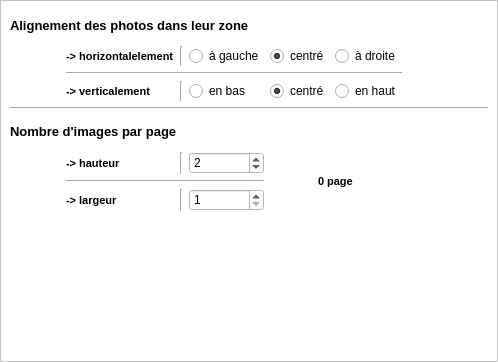
                <widget class="QWidget" name="pagePhotos">
                 <property name="geometry">
                  <rect>
                   <x>0</x>
                   <y>0</y>
                   <width>498</width>
                   <height>362</height>
                  </rect>
                 </property>
                 <property name="maximumSize">
                  <size>
                   <width>16777215</width>
                   <height>16777215</height>
                  </size>
                 </property>
                 <property name="styleSheet">
                  <string notr="true"/>
                 </property>
                 <attribute name="label">
                  <string>PHOTOS (alignement, répartition)</string>
                 </attribute>
                 <layout class="QGridLayout" name="gridLayout_2">
                  <property name="leftMargin">
                   <number>0</number>
                  </property>
                  <property name="topMargin">
                   <number>0</number>
                  </property>
                  <property name="rightMargin">
                   <number>0</number>
                  </property>
                  <property name="bottomMargin">
                   <number>0</number>
                  </property>
                  <property name="spacing">
                   <number>2</number>
                  </property>
                  <item row="0" column="0" colspan="2">
                   <widget class="QFrame" name="fPhotos">
                    <property name="styleSheet">
                     <string notr="true">background-color:white;</string>
                    </property>
                    <property name="frameShape">
                     <enum>QFrame::StyledPanel</enum>
                    </property>
                    <property name="frameShadow">
                     <enum>QFrame::Raised</enum>
                    </property>
                    <layout class="QGridLayout" name="gridLayout_3">
                     <item row="1" column="1">
                      <widget class="QLabel" name="laHorizontalImage">
                       <property name="styleSheet">
                        <string notr="true">

QLabel
{
	color : black;

	font-style: normal;
	font-size: 8pt;
	font-weight: bold;
}

</string>
                       </property>
                       <property name="text">
                        <string>-&gt; horizontalelement</string>
                       </property>
                      </widget>
                     </item>
                     <item row="7" column="0" colspan="3">
                      <widget class="QLabel" name="laNbImages">
                       <property name="minimumSize">
                        <size>
                         <width>0</width>
                         <height>30</height>
                        </size>
                       </property>
                       <property name="maximumSize">
                        <size>
                         <width>16777215</width>
                         <height>30</height>
                        </size>
                       </property>
                       <property name="styleSheet">
                        <string notr="true">

QLabel
{
	color : black;

	font-style: normal;
	font-size: 10pt;
	font-weight: bold;
}

</string>
                       </property>
                       <property name="text">
                        <string>Nombre d'images par page</string>
                       </property>
                      </widget>
                     </item>
                     <item row="10" column="2">
                      <widget class="Line" name="line_17">
                       <property name="orientation">
                        <enum>Qt::Vertical</enum>
                       </property>
                      </widget>
                     </item>
                     <item row="8" column="2">
                      <widget class="Line" name="line_8">
                       <property name="orientation">
                        <enum>Qt::Vertical</enum>
                       </property>
                      </widget>
                     </item>
                     <item row="1" column="0" rowspan="3">
                      <widget class="QLabel" name="laWhite">
                       <property name="minimumSize">
                        <size>
                         <width>50</width>
                         <height>0</height>
                        </size>
                       </property>
                       <property name="maximumSize">
                        <size>
                         <width>50</width>
                         <height>16777215</height>
                        </size>
                       </property>
                       <property name="text">
                        <string/>
                       </property>
                      </widget>
                     </item>
                     <item row="2" column="1" colspan="5">
                      <widget class="Line" name="line_14">
                       <property name="orientation">
                        <enum>Qt::Horizontal</enum>
                       </property>
                      </widget>
                     </item>
                     <item row="8" column="4" rowspan="3" colspan="2" alignment="Qt::AlignHCenter">
                      <widget class="QLabel" name="laNbPages">
                       <property name="styleSheet">
                        <string notr="true">

QLabel
{
	color : black;

	font-style: normal;
	font-size: 8pt;
	font-weight: bold;
}

</string>
                       </property>
                       <property name="text">
                        <string>0 page</string>
                       </property>
                      </widget>
                     </item>
                     <item row="3" column="1">
                      <widget class="QLabel" name="laVerticalImage">
                       <property name="styleSheet">
                        <string notr="true">

QLabel
{
	color : black;

	font-style: normal;
	font-size: 8pt;
	font-weight: bold;
}

</string>
                       </property>
                       <property name="text">
                        <string>-&gt; verticalement</string>
                       </property>
                      </widget>
                     </item>
                     <item row="1" column="5">
                      <widget class="QRadioButton" name="rbRightImage">
                       <property name="text">
                        <string>à droite</string>
                       </property>
                       <attribute name="buttonGroup">
                        <string notr="true">buttonGroup_2</string>
                       </attribute>
                      </widget>
                     </item>
                     <item row="10" column="3">
                      <widget class="QSpinBox" name="sbNbImagesH">
                       <property name="minimum">
                        <number>1</number>
                       </property>
                       <property name="maximum">
                        <number>10</number>
                       </property>
                       <property name="value">
                        <number>1</number>
                       </property>
                      </widget>
                     </item>
                     <item row="3" column="4">
                      <widget class="QRadioButton" name="rbVCenterImage">
                       <property name="text">
                        <string>centré</string>
                       </property>
                       <property name="checked">
                        <bool>true</bool>
                       </property>
                       <attribute name="buttonGroup">
                        <string notr="true">buttonGroup_4</string>
                       </attribute>
                      </widget>
                     </item>
                     <item row="8" column="0" rowspan="3" alignment="Qt::AlignHCenter">
                      <widget class="QLabel" name="laWhite2">
                       <property name="minimumSize">
                        <size>
                         <width>50</width>
                         <height>0</height>
                        </size>
                       </property>
                       <property name="maximumSize">
                        <size>
                         <width>50</width>
                         <height>16777215</height>
                        </size>
                       </property>
                       <property name="text">
                        <string/>
                       </property>
                      </widget>
                     </item>
                     <item row="11" column="3">
                      <spacer name="verticalSpacer">
                       <property name="orientation">
                        <enum>Qt::Vertical</enum>
                       </property>
                       <property name="sizeHint" stdset="0">
                        <size>
                         <width>20</width>
                         <height>40</height>
                        </size>
                       </property>
                      </spacer>
                     </item>
                     <item row="10" column="1">
                      <widget class="QLabel" name="laNbImagesH">
                       <property name="styleSheet">
                        <string notr="true">

QLabel
{
	color : black;

	font-style: normal;
	font-size: 8pt;
	font-weight: bold;
}

</string>
                       </property>
                       <property name="text">
                        <string>-&gt; largeur</string>
                       </property>
                      </widget>
                     </item>
                     <item row="3" column="5">
                      <widget class="QRadioButton" name="rbTopImage">
                       <property name="text">
                        <string>en haut</string>
                       </property>
                       <attribute name="buttonGroup">
                        <string notr="true">buttonGroup_4</string>
                       </attribute>
                      </widget>
                     </item>
                     <item row="8" column="3">
                      <widget class="QSpinBox" name="sbNbImagesV">
                       <property name="minimum">
                        <number>1</number>
                       </property>
                       <property name="maximum">
                        <number>10</number>
                       </property>
                       <property name="value">
                        <number>2</number>
                       </property>
                      </widget>
                     </item>
                     <item row="1" column="4">
                      <widget class="QRadioButton" name="rbHCenterImage">
                       <property name="text">
                        <string>centré</string>
                       </property>
                       <property name="checked">
                        <bool>true</bool>
                       </property>
                       <attribute name="buttonGroup">
                        <string notr="true">buttonGroup_2</string>
                       </attribute>
                      </widget>
                     </item>
                     <item row="8" column="1">
                      <widget class="QLabel" name="laNbImagesV">
                       <property name="styleSheet">
                        <string notr="true">

QLabel
{
	color : black;

	font-style: normal;
	font-size: 8pt;
	font-weight: bold;
}

</string>
                       </property>
                       <property name="text">
                        <string>-&gt; hauteur</string>
                       </property>
                      </widget>
                     </item>
                     <item row="1" column="3">
                      <widget class="QRadioButton" name="rbLeftImage">
                       <property name="text">
                        <string>à gauche</string>
                       </property>
                       <attribute name="buttonGroup">
                        <string notr="true">buttonGroup_2</string>
                       </attribute>
                      </widget>
                     </item>
                     <item row="3" column="6">
                      <spacer name="horizontalSpacer_3">
                       <property name="orientation">
                        <enum>Qt::Horizontal</enum>
                       </property>
                       <property name="sizeHint" stdset="0">
                        <size>
                         <width>40</width>
                         <height>20</height>
                        </size>
                       </property>
                      </spacer>
                     </item>
                     <item row="6" column="0" colspan="7">
                      <widget class="Line" name="line_7">
                       <property name="orientation">
                        <enum>Qt::Horizontal</enum>
                       </property>
                      </widget>
                     </item>
                     <item row="3" column="3">
                      <widget class="QRadioButton" name="rbBottomImage">
                       <property name="text">
                        <string>en bas</string>
                       </property>
                       <attribute name="buttonGroup">
                        <string notr="true">buttonGroup_4</string>
                       </attribute>
                      </widget>
                     </item>
                     <item row="1" column="2">
                      <widget class="Line" name="line_15">
                       <property name="orientation">
                        <enum>Qt::Vertical</enum>
                       </property>
                      </widget>
                     </item>
                     <item row="3" column="2">
                      <widget class="Line" name="line_16">
                       <property name="orientation">
                        <enum>Qt::Vertical</enum>
                       </property>
                      </widget>
                     </item>
                     <item row="0" column="0" colspan="5">
                      <widget class="QLabel" name="laPhotoAlignment">
                       <property name="minimumSize">
                        <size>
                         <width>0</width>
                         <height>30</height>
                        </size>
                       </property>
                       <property name="maximumSize">
                        <size>
                         <width>16777215</width>
                         <height>30</height>
                        </size>
                       </property>
                       <property name="styleSheet">
                        <string notr="true">

QLabel
{
	color : black;

	font-style: normal;
	font-size: 10pt;
	font-weight: bold;
}

</string>
                       </property>
                       <property name="text">
                        <string>Alignement des photos dans leur zone</string>
                       </property>
                      </widget>
                     </item>
                     <item row="9" column="1" colspan="3">
                      <widget class="Line" name="line_18">
                       <property name="orientation">
                        <enum>Qt::Horizontal</enum>
                       </property>
                      </widget>
                     </item>
                    </layout>
                    <zorder>sbNbImagesV</zorder>
                    <zorder>laNbImagesV</zorder>
                    <zorder>rbLeftImage</zorder>
                    <zorder>laHorizontalImage</zorder>
                    <zorder>line_7</zorder>
                    <zorder>rbHCenterImage</zorder>
                    <zorder>laNbPages</zorder>
                    <zorder>rbRightImage</zorder>
                    <zorder>laVerticalImage</zorder>
                    <zorder>rbBottomImage</zorder>
                    <zorder>rbVCenterImage</zorder>
                    <zorder>rbTopImage</zorder>
                    <zorder>horizontalSpacer_3</zorder>
                    <zorder>laWhite</zorder>
                    <zorder>laNbImagesH</zorder>
                    <zorder>sbNbImagesH</zorder>
                    <zorder>laWhite2</zorder>
                    <zorder>verticalSpacer</zorder>
                    <zorder>laPhotoAlignment</zorder>
                    <zorder>line_14</zorder>
                    <zorder>line_15</zorder>
                    <zorder>line_16</zorder>
                    <zorder>laNbImages</zorder>
                    <zorder>line_8</zorder>
                    <zorder>line_17</zorder>
                    <zorder>line_18</zorder>
                   </widget>
                  </item>
                 </layout>
                </widget>
